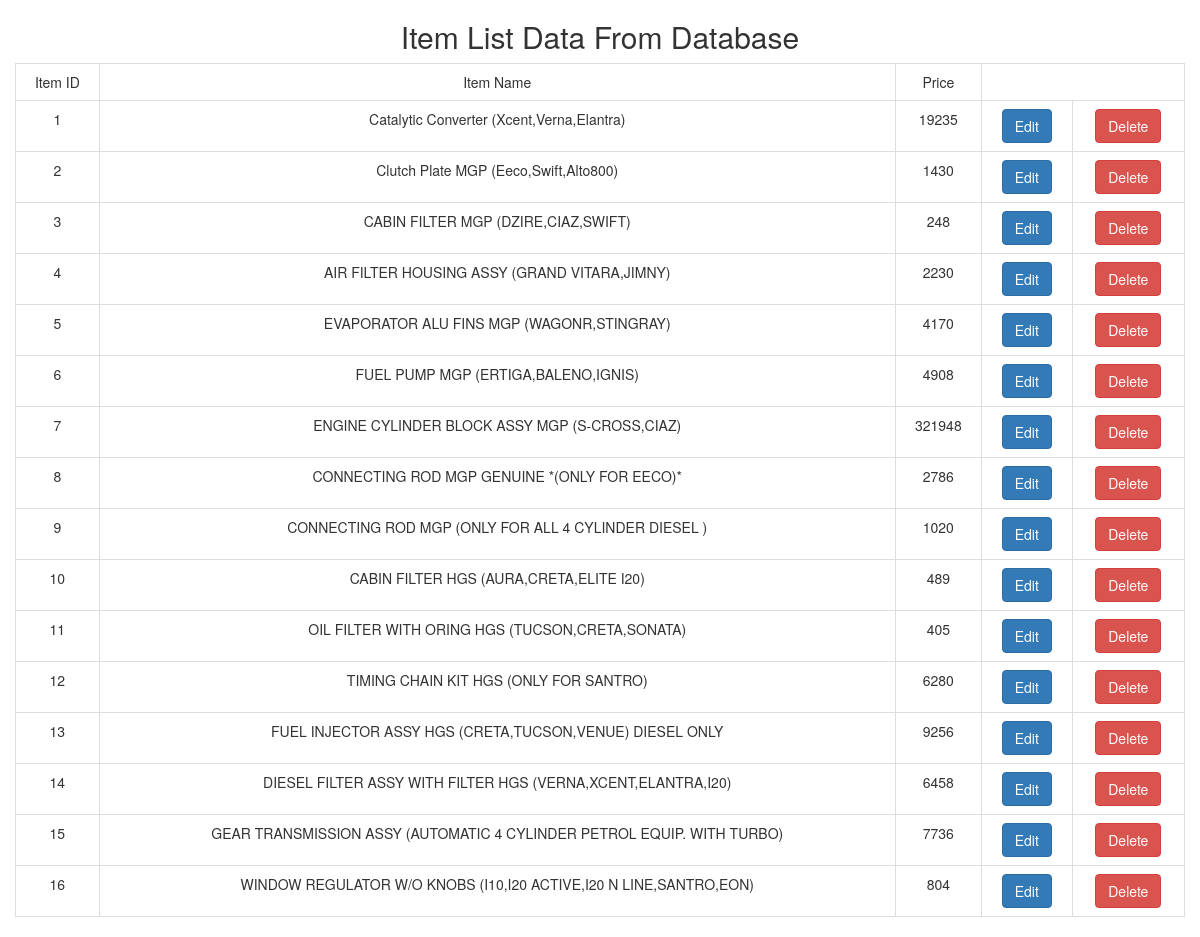
Screenshot of /Admin/aditem.php with the database file from the repository.
### tables this page shows
CREATE TABLE `items` (
  `id` int(11) NOT NULL,
  `name` varchar(255) NOT NULL,
  `price` int(11) NOT NULL
);

### Admin/config/funitem.php (called while the page is built)
<?php
  require_once 'db.php';
  function dispaly_data(){
    global $con;
    $query = "select * from items";
    $result = mysqli_query($con,$query);
    return $result;
  }
?>

### Admin/aditem.php (the view, shortened to what this page needs)
<?php
require_once 'config/db.php';
require_once 'config/funitem.php';
$result = dispaly_data();
?>
<!DOCTYPE html>
<html lang="en">
<head>
  <link rel="stylesheet" href="bootstrap.min.css">
</head>
<body class="bg-dark">
    <div class="container">
      <div class="row mt-5">
        <div class="col">
          <div class="card mt-5">
            <div class="card-header">
              <h2 class="display-6 text-center">Item List Data From Database</h2>
            </div>
            <div class="card-body">
              <table class="table table-bordered text-center">
                <tr class="bg-dark text-white">
                  <td> Item ID </td>
                  <td> Item Name </td>
                  <td> Price </td>
                </tr>
                <tr>
                <?php
                  while($row = mysqli_fetch_assoc($result))
                  {
                ?>
                  <td><?php echo $row['id']; ?></td>
                  <td><?php echo $row['name']; ?></td>
                  <td><?php echo $row['price']; ?></td>
                  <td><a href="#" class="btn btn-primary">Edit</a></td>
                  <td><a href="#" class="btn btn-danger">Delete</a></td>
                </tr>
                <?php
                  }
                ?>
              </table>
            </div>
          </div>
        </div>
      </div>
    </div>
</body>
</html>

### rows the page displays
items: id "1", name "Catalytic Converter (Xcent,Verna,Elantra)", price "19235"
items: id "2", name "Clutch Plate MGP (Eeco,Swift,Alto800)", price "1430"
items: id "3", name "CABIN FILTER MGP (DZIRE,CIAZ,SWIFT)", price "248"
items: id "4", name "AIR FILTER HOUSING ASSY (GRAND VITARA,JIMNY)", price "2230"
items: id "5", name "EVAPORATOR ALU FINS MGP (WAGONR,STINGRAY)", price "4170"
items: id "6", name "FUEL PUMP MGP (ERTIGA,BALENO,IGNIS)", price "4908"
items: id "7", name "ENGINE CYLINDER BLOCK ASSY MGP (S-CROSS,CIAZ)", price "321948"
items: id "8", name "CONNECTING ROD MGP GENUINE *(ONLY FOR EECO)*", price "2786"
items: id "9", name "CONNECTING ROD MGP (ONLY FOR ALL 4 CYLINDER DIESEL )", price "1020"
items: id "10", name "CABIN FILTER HGS (AURA,CRETA,ELITE I20)", price "489"
items: id "11", name "OIL FILTER WITH ORING HGS (TUCSON,CRETA,SONATA)", price "405"
items: id "12", name "TIMING CHAIN KIT HGS (ONLY FOR SANTRO)", price "6280"
items: id "13", name "FUEL INJECTOR ASSY HGS (CRETA,TUCSON,VENUE) DIESEL ONLY", price "9256"
items: id "14", name "DIESEL FILTER ASSY WITH FILTER HGS (VERNA,XCENT,ELANTRA,I20)", price "6458"
items: id "15", name "GEAR TRANSMISSION ASSY (AUTOMATIC 4 CYLINDER PETROL EQUIP. WITH TURBO)", price "7736"
items: id "16", name "WINDOW REGULATOR W/O KNOBS (I10,I20 ACTIVE,I20 N LINE,SANTRO,EON)", price "804"
